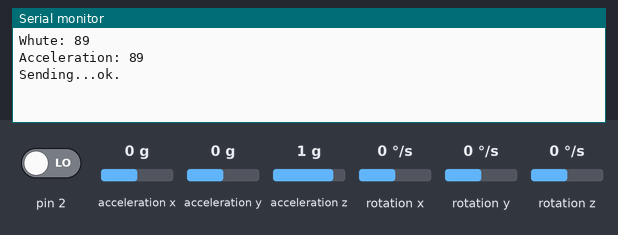
The sketch below on a simulated Arduino Uno, built with avr-gcc and run on an emulated ATmega328P. Parts: the last lines printed to the serial monitor. Inputs (shaded band) come from the test bench; at power-on: acceleration y 0 g, pin 2 LOW, acceleration x 0 g, acceleration z 1 g, rotation x 0 °/s, rotation y 0 °/s, rotation z 0 °/s. The sensor or clock chip raises its interrupt line as the real part does; no radio packets arrive unless stated.

Above: at 1.7 s.
1.8 s: acceleration y set to -1.4 g
At 2.5 s:
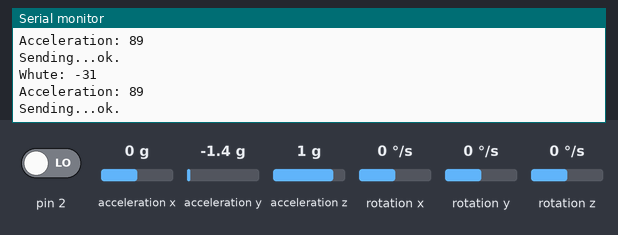
3.3 s: acceleration y set to -0.8 g
At 4.8 s:
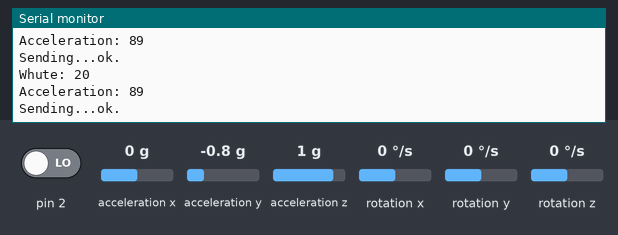

Measured:
- after the input at 1.8 s, the serial monitor: prints a new line at once (image 1)
- after the input at 3.3 s, the serial monitor: prints a new line at once (image 2)

The sketch:

New_Controller_RF24Network.ino
```cpp
#include <RF24Network.h>
#include <RF24.h>
#include <SPI.h>
#include "I2Cdev.h"
#include "MPU6050_6Axis_MotionApps20.h"
#include "Wire.h"


MPU6050 mpu;


#define OUTPUT_READABLE_YAWPITCHROLL

// MPU control/status vars
bool dmpReady = false;  // set true if DMP init was successful
uint8_t mpuIntStatus;   // holds actual interrupt status byte from MPU
uint8_t devStatus;      // return status after each device operation (0 = success, !0 = error)
uint16_t packetSize;    // expected DMP packet size (default is 42 bytes)
uint16_t fifoCount;     // count of all bytes currently in FIFO
uint8_t fifoBuffer[64]; // FIFO storage buffer
int16_t ax, ay, az;
int16_t gx, gy, gz;
int val;
int prevVal;
int acc;
// orientation/motion vars
Quaternion q;           // [w, x, y, z]         quaternion container
VectorInt16 aa;         // [x, y, z]            accel sensor measurements
VectorInt16 aaReal;     // [x, y, z]            gravity-free accel sensor measurements
VectorInt16 aaWorld;    // [x, y, z]            world-frame accel sensor measurements
VectorFloat gravity;    // [x, y, z]            gravity vector
float euler[3];         // [psi, theta, phi]    Euler angle container
float ypr[3];           // [yaw, pitch, roll]   yaw/pitch/roll container and gravity vector

RF24 radio(9,10);
// Network uses that radio
RF24Network network(radio);
// Address of our node
const uint16_t this_node = 1;

// Address of the other node
const uint16_t other_node = 0;
// ================================================================
// ===               INTERRUPT DETECTION ROUTINE                ===
// ================================================================

volatile bool mpuInterrupt = false;     // indicates whether MPU interrupt pin has gone high
void dmpDataReady() {
    mpuInterrupt = true;
}

// ================================================================
//                            Payload
// ================================================================
    struct payload_t
    {
      int yaw;
      int pitch;
      int roll;
    };

// ================================================================
//                         INITIAL SETUP
// ================================================================

void setup() {

    SPI.begin();
    radio.begin();
    network.begin(/*channel*/ 90, /*node address*/ this_node);
    // join I2C bus (I2Cdev library doesn't do this automatically)
    #if I2CDEV_IMPLEMENTATION == I2CDEV_ARDUINO_WIRE
        Wire.begin();
        TWBR = 24; // 400kHz I2C clock (200kHz if CPU is 8MHz)
    #elif I2CDEV_IMPLEMENTATION == I2CDEV_BUILTIN_FASTWIRE
        Fastwire::setup(400, true);
    #endif

    Serial.begin(115200);
    mpu.initialize();


    // load and configure the DMP
    devStatus = mpu.dmpInitialize();
    // supply your own gyro offsets here, scaled for min sensitivity
    mpu.setXGyroOffset(80);
    mpu.setYGyroOffset(-22);
    mpu.setZGyroOffset(-3);
    mpu.setZAccelOffset(1019); // 1688 factory default for my test chip
    mpu.setYAccelOffset(-2166); // 1688 factory default for my test chip
    mpu.setXAccelOffset(-3848); // 1688 factory default for my test chip
    // make sure it worked (returns 0 if so)
    if (devStatus == 0) {
        // turn on the DMP, now that it's ready
        mpu.setDMPEnabled(true);

        // enable Arduino interrupt detection
        attachInterrupt(0, dmpDataReady, RISING);
        mpuIntStatus = mpu.getIntStatus();
        // set our DMP Ready flag so the main loop() function knows it's okay to use it
        dmpReady = true;
        // get expected DMP packet size for later comparison
        packetSize = mpu.dmpGetFIFOPacketSize();
    } else {
        // ERROR!
        // 1 = initial memory load failed
        // 2 = DMP configuration updates failed
        // (if it's going to break, usually the code will be 1)
        Serial.print(F("DMP Initialization failed (code "));
        Serial.print(devStatus);
        Serial.println(F(")"));
    }
}

// ================================================================
// ===                    MAIN PROGRAM LOOP                     ===
// ================================================================

void loop() {
    network.update();
    // if programming failed, don't try to do anything
    if (!dmpReady) return;

    // wait for MPU interrupt or extra packet(s) available
    while (!mpuInterrupt && fifoCount < packetSize) {
        // other program behavior stuff here
        // .
        // .
        // .
        // if you are really paranoid you can frequently test in between other
        // stuff to see if mpuInterrupt is true, and if so, "break;" from the
        // while() loop to immediately process the MPU data
        // .
        // .
        // .
    }

    // reset interrupt flag and get INT_STATUS byte
    mpuInterrupt = false;
    mpuIntStatus = mpu.getIntStatus();

    // get current FIFO count
    fifoCount = mpu.getFIFOCount();

    // check for overflow (this should never happen unless our code is too inefficient)
    if ((mpuIntStatus & 0x10) || fifoCount == 1024) {
        // reset so we can continue cleanly
        mpu.resetFIFO();
        Serial.println(F("FIFO overflow!"));

    // otherwise, check for DMP data ready interrupt (this should happen frequently)
    } else if (mpuIntStatus & 0x02) {
        // wait for correct available data length, should be a VERY short wait
        while (fifoCount < packetSize) fifoCount = mpu.getFIFOCount();

        // read a packet from FIFO
        mpu.getFIFOBytes(fifoBuffer, packetSize);

        // track FIFO count here in case there is > 1 packet available
        // (this lets us immediately read more without waiting for an interrupt)
        fifoCount -= packetSize;


          mpu.getMotion6(&ax, &ay, &az, &gx, &gy, &gz);
          val = map(ay, -17000, 17000, 0, 179);
          acc = map(ax, -17000, 17000, 0, 179);
          if (val != prevVal)
          {
              Serial.print("Whute: ");
              Serial.println(val);
              prevVal = val;
              Serial.print("Acceleration: ");
              Serial.println(acc);

              delay(100);
              Serial.print("Sending...");
              payload_t payload = { val, acc, 1337 };
              RF24NetworkHeader header(/*to node*/ other_node);
              bool ok = network.write(header,&payload,sizeof(payload));
              if (ok)
                Serial.println("ok.");
              else
                Serial.println("failed.");

          }


    }
}
```
